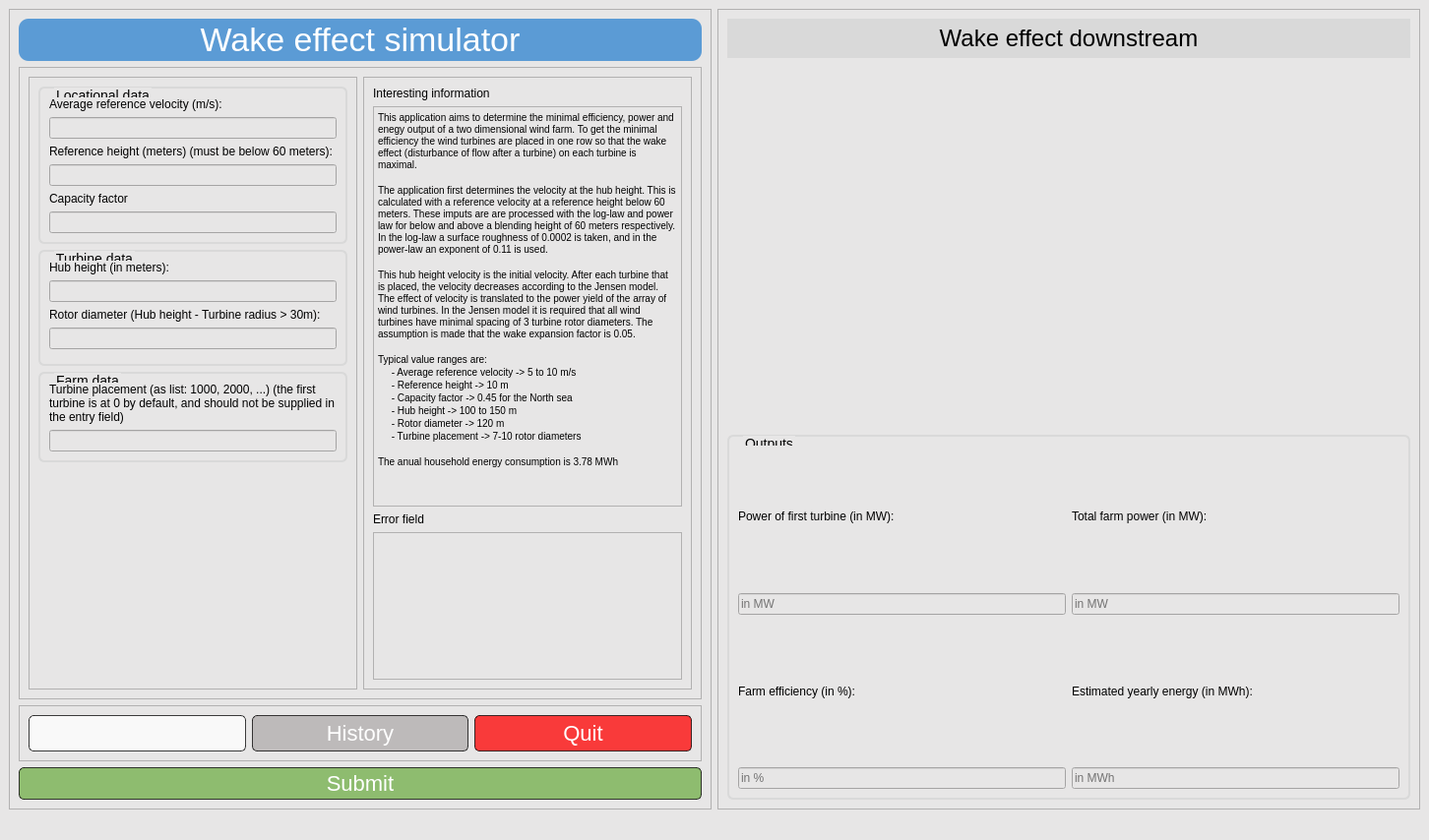
<?xml version="1.0" encoding="UTF-8"?>
<ui version="4.0">
 <class>MainWindow</class>
 <widget class="QMainWindow" name="MainWindow">
  <property name="geometry">
   <rect>
    <x>0</x>
    <y>0</y>
    <width>1452</width>
    <height>854</height>
   </rect>
  </property>
  <property name="windowTitle">
   <string>MainWindow</string>
  </property>
  <property name="styleSheet">
   <string notr="true">background-color: rgb(231, 230, 230);
border-color: rgb(0, 0, 0);</string>
  </property>
  <widget class="QWidget" name="centralwidget">
   <layout class="QHBoxLayout" name="horizontalLayout">
    <item>
     <widget class="QFrame" name="frame">
      <property name="styleSheet">
       <string notr="true">width: 50%;</string>
      </property>
      <property name="frameShape">
       <enum>QFrame::StyledPanel</enum>
      </property>
      <property name="frameShadow">
       <enum>QFrame::Raised</enum>
      </property>
      <layout class="QVBoxLayout" name="verticalLayout">
       <item>
        <widget class="QLabel" name="label">
         <property name="enabled">
          <bool>true</bool>
         </property>
         <property name="maximumSize">
          <size>
           <width>16777215</width>
           <height>60</height>
          </size>
         </property>
         <property name="font">
          <font>
           <family>Leelawadee UI</family>
           <pointsize>-1</pointsize>
           <weight>50</weight>
           <italic>false</italic>
           <bold>false</bold>
          </font>
         </property>
         <property name="cursor">
          <cursorShape>ArrowCursor</cursorShape>
         </property>
         <property name="styleSheet">
          <string notr="true">background-color: rgb(91, 155, 213);
color: rgb(255, 255, 255);
border-radius: 10px;
font: 34px;
padding: 2px;

</string>
         </property>
         <property name="text">
          <string>Wake effect simulator</string>
         </property>
         <property name="alignment">
          <set>Qt::AlignCenter</set>
         </property>
        </widget>
       </item>
       <item>
        <widget class="QFrame" name="frame_4">
         <property name="frameShape">
          <enum>QFrame::StyledPanel</enum>
         </property>
         <property name="frameShadow">
          <enum>QFrame::Raised</enum>
         </property>
         <layout class="QHBoxLayout" name="horizontalLayout_3">
          <item>
           <widget class="QFrame" name="frame_6">
            <property name="minimumSize">
             <size>
              <width>0</width>
              <height>0</height>
             </size>
            </property>
            <property name="maximumSize">
             <size>
              <width>16777215</width>
              <height>16777215</height>
             </size>
            </property>
            <property name="frameShape">
             <enum>QFrame::StyledPanel</enum>
            </property>
            <property name="frameShadow">
             <enum>QFrame::Raised</enum>
            </property>
            <layout class="QVBoxLayout" name="verticalLayout_2">
             <item>
              <widget class="QGroupBox" name="groupBox">
               <property name="styleSheet">
                <string notr="true">QGroupBox {
	border: 2px solid  rgb(217, 217, 217);
	border-radius: 6px;
	background: rgba(0, 0, 0, 0);
	margin: 0.5em;
	font: 14px Leelawadee UI;
}

QGroupBox::title {
	subcontrol-origin: margin;
	top: 1px;
    left: 16px;
	color: rgb(0, 0, 0);
}</string>
               </property>
               <property name="title">
                <string>Locational data</string>
               </property>
               <layout class="QVBoxLayout" name="verticalLayout_5">
                <item>
                 <widget class="QLabel" name="label_2">
                  <property name="maximumSize">
                   <size>
                    <width>16777215</width>
                    <height>20</height>
                   </size>
                  </property>
                  <property name="styleSheet">
                   <string notr="true">font: 12px Leelawadee UI;</string>
                  </property>
                  <property name="text">
                   <string>Average reference velocity (m/s):</string>
                  </property>
                 </widget>
                </item>
                <item>
                 <widget class="QLineEdit" name="v_ref"/>
                </item>
                <item>
                 <widget class="QLabel" name="label_7">
                  <property name="text">
                   <string>Reference height (meters) (must be below 60 meters):</string>
                  </property>
                 </widget>
                </item>
                <item>
                 <widget class="QLineEdit" name="h_ref"/>
                </item>
                <item>
                 <widget class="QLabel" name="label_13">
                  <property name="text">
                   <string>Capacity factor</string>
                  </property>
                 </widget>
                </item>
                <item>
                 <widget class="QLineEdit" name="C_f"/>
                </item>
               </layout>
              </widget>
             </item>
             <item>
              <widget class="QGroupBox" name="groupBox_2">
               <property name="styleSheet">
                <string notr="true">QGroupBox {
	border: 2px solid  rgb(217, 217, 217);
	border-radius: 6px;
	background: rgba(0, 0, 0, 0);
	margin: 0.5em;
	font: 14px Leelawadee UI;
}

QGroupBox::title {
	subcontrol-origin: margin;
	top: 1px;
    left: 16px;
	color: rgb(0, 0, 0);
}</string>
               </property>
               <property name="title">
                <string>Turbine data</string>
               </property>
               <layout class="QVBoxLayout" name="verticalLayout_6">
                <item>
                 <widget class="QLabel" name="label_4">
                  <property name="styleSheet">
                   <string notr="true">font: 12px Leelawadee UI;
</string>
                  </property>
                  <property name="text">
                   <string>Hub height (in meters):</string>
                  </property>
                 </widget>
                </item>
                <item>
                 <widget class="QLineEdit" name="hub_height"/>
                </item>
                <item>
                 <widget class="QLabel" name="label_6">
                  <property name="styleSheet">
                   <string notr="true">font: 12px Leelawadee UI;</string>
                  </property>
                  <property name="text">
                   <string>Rotor diameter (Hub height - Turbine radius &gt; 30m):</string>
                  </property>
                 </widget>
                </item>
                <item>
                 <widget class="QLineEdit" name="diameter">
                  <property name="enabled">
                   <bool>true</bool>
                  </property>
                 </widget>
                </item>
                <item>
                 <widget class="QSlider" name="horizontalSlider">
                  <property name="orientation">
                   <enum>Qt::Horizontal</enum>
                  </property>
                 </widget>
                </item>
               </layout>
              </widget>
             </item>
             <item>
              <widget class="QGroupBox" name="groupBox_3">
               <property name="styleSheet">
                <string notr="true">QGroupBox {
	border: 2px solid  rgb(217, 217, 217);
	border-radius: 6px;
	background: rgba(0, 0, 0, 0);
	margin: 0.5em;
	font: 14px Leelawadee UI;
}

QGroupBox::title {
	subcontrol-origin: margin;
	top: 1px;
    left: 16px;
	color: rgb(0, 0, 0);
}</string>
               </property>
               <property name="title">
                <string>Farm data</string>
               </property>
               <layout class="QVBoxLayout" name="verticalLayout_7">
                <item>
                 <widget class="QLabel" name="label_8">
                  <property name="styleSheet">
                   <string notr="true">font: 12px Leelawadee UI;</string>
                  </property>
                  <property name="lineWidth">
                   <number>1</number>
                  </property>
                  <property name="midLineWidth">
                   <number>0</number>
                  </property>
                  <property name="text">
                   <string>Turbine placement (as list: 1000, 2000, ...) (the first turbine is at 0 by default, and should not be supplied in the entry field)</string>
                  </property>
                  <property name="wordWrap">
                   <bool>true</bool>
                  </property>
                 </widget>
                </item>
                <item>
                 <widget class="QLineEdit" name="turbine_placement"/>
                </item>
               </layout>
              </widget>
             </item>
             <item>
              <spacer name="verticalSpacer">
               <property name="orientation">
                <enum>Qt::Vertical</enum>
               </property>
               <property name="sizeHint" stdset="0">
                <size>
                 <width>20</width>
                 <height>40</height>
                </size>
               </property>
              </spacer>
             </item>
            </layout>
           </widget>
          </item>
          <item>
           <widget class="QFrame" name="frame_7">
            <property name="frameShape">
             <enum>QFrame::StyledPanel</enum>
            </property>
            <property name="frameShadow">
             <enum>QFrame::Raised</enum>
            </property>
            <layout class="QVBoxLayout" name="verticalLayout_4">
             <item>
              <widget class="QLabel" name="label_3">
               <property name="styleSheet">
                <string notr="true">font: 12px Leelawadee UI;</string>
               </property>
               <property name="text">
                <string>Interesting information</string>
               </property>
              </widget>
             </item>
             <item>
              <widget class="QTextBrowser" name="textBrowser">
               <property name="html">
                <string>&lt;!DOCTYPE HTML PUBLIC &quot;-//W3C//DTD HTML 4.0//EN&quot; &quot;http://www.w3.org/TR/REC-html40/strict.dtd&quot;&gt;
&lt;html&gt;&lt;head&gt;&lt;meta name=&quot;qrichtext&quot; content=&quot;1&quot; /&gt;&lt;style type=&quot;text/css&quot;&gt;
p, li { white-space: pre-wrap; }
&lt;/style&gt;&lt;/head&gt;&lt;body style=&quot; font-family:'MS Shell Dlg 2'; font-size:7.8pt; font-weight:400; font-style:normal;&quot;&gt;
&lt;p style=&quot; margin-top:0px; margin-bottom:0px; margin-left:0px; margin-right:0px; -qt-block-indent:0; text-indent:0px;&quot;&gt;This application aims to determine the minimal efficiency, power and enegy output of a two dimensional wind farm. To get the minimal efficiency the wind turbines are placed in one row so that the wake effect (disturbance of flow after a turbine) on each turbine is maximal. &lt;/p&gt;
&lt;p style=&quot;-qt-paragraph-type:empty; margin-top:0px; margin-bottom:0px; margin-left:0px; margin-right:0px; -qt-block-indent:0; text-indent:0px;&quot;&gt;&lt;br /&gt;&lt;/p&gt;
&lt;p style=&quot; margin-top:0px; margin-bottom:0px; margin-left:0px; margin-right:0px; -qt-block-indent:0; text-indent:0px;&quot;&gt;The application first determines the velocity at the hub height. This is calculated with a reference velocity at a reference height below 60 meters. These imputs are are processed with the log-law and power law for below and above a blending height of 60 meters respectively. In the log-law a surface roughness of 0.0002 is taken, and in the power-law an exponent of 0.11 is used. &lt;/p&gt;
&lt;p style=&quot;-qt-paragraph-type:empty; margin-top:0px; margin-bottom:0px; margin-left:0px; margin-right:0px; -qt-block-indent:0; text-indent:0px;&quot;&gt;&lt;br /&gt;&lt;/p&gt;
&lt;p style=&quot; margin-top:0px; margin-bottom:0px; margin-left:0px; margin-right:0px; -qt-block-indent:0; text-indent:0px;&quot;&gt;This hub height velocity is the initial velocity. After each turbine that is placed, the velocity decreases according to the Jensen model. The effect of velocity is translated to the power yield of the array of wind turbines. In the Jensen model it is required that all wind turbines have minimal spacing of 3 turbine rotor diameters. The assumption is made that the wake expansion factor is 0.05.&lt;/p&gt;
&lt;p style=&quot;-qt-paragraph-type:empty; margin-top:0px; margin-bottom:0px; margin-left:0px; margin-right:0px; -qt-block-indent:0; text-indent:0px;&quot;&gt;&lt;br /&gt;&lt;/p&gt;
&lt;p style=&quot; margin-top:0px; margin-bottom:0px; margin-left:0px; margin-right:0px; -qt-block-indent:0; text-indent:0px;&quot;&gt;Typical value ranges are:&lt;/p&gt;
&lt;p style=&quot; margin-top:0px; margin-bottom:0px; margin-left:0px; margin-right:0px; -qt-block-indent:0; text-indent:0px;&quot;&gt;     - Average reference velocity -&amp;gt; 5 to 10 m/s&lt;/p&gt;
&lt;p style=&quot; margin-top:0px; margin-bottom:0px; margin-left:0px; margin-right:0px; -qt-block-indent:0; text-indent:0px;&quot;&gt;     - Reference height -&amp;gt; 10 m&lt;/p&gt;
&lt;p style=&quot; margin-top:0px; margin-bottom:0px; margin-left:0px; margin-right:0px; -qt-block-indent:0; text-indent:0px;&quot;&gt;     - Capacity factor -&amp;gt; 0.45 for the North sea&lt;/p&gt;
&lt;p style=&quot; margin-top:0px; margin-bottom:0px; margin-left:0px; margin-right:0px; -qt-block-indent:0; text-indent:0px;&quot;&gt;     - Hub height -&amp;gt; 100 to 150 m&lt;/p&gt;
&lt;p style=&quot; margin-top:0px; margin-bottom:0px; margin-left:0px; margin-right:0px; -qt-block-indent:0; text-indent:0px;&quot;&gt;     - Rotor diameter -&amp;gt; 120 m &lt;/p&gt;
&lt;p style=&quot; margin-top:0px; margin-bottom:0px; margin-left:0px; margin-right:0px; -qt-block-indent:0; text-indent:0px;&quot;&gt;     - Turbine placement -&amp;gt; 7-10 rotor diameters&lt;/p&gt;
&lt;p style=&quot;-qt-paragraph-type:empty; margin-top:0px; margin-bottom:0px; margin-left:0px; margin-right:0px; -qt-block-indent:0; text-indent:0px;&quot;&gt;&lt;br /&gt;&lt;/p&gt;
&lt;p style=&quot; margin-top:0px; margin-bottom:0px; margin-left:0px; margin-right:0px; -qt-block-indent:0; text-indent:0px;&quot;&gt;The anual household energy consumption is 3.78 MWh&lt;/p&gt;
&lt;p style=&quot;-qt-paragraph-type:empty; margin-top:0px; margin-bottom:0px; margin-left:0px; margin-right:0px; -qt-block-indent:0; text-indent:0px;&quot;&gt;&lt;br /&gt;&lt;/p&gt;&lt;/body&gt;&lt;/html&gt;</string>
               </property>
              </widget>
             </item>
             <item>
              <widget class="QLabel" name="label_14">
               <property name="styleSheet">
                <string notr="true">font: 12px Leelawadee UI;
</string>
               </property>
               <property name="text">
                <string>Error field</string>
               </property>
              </widget>
             </item>
             <item>
              <widget class="QTextBrowser" name="error_field">
               <property name="maximumSize">
                <size>
                 <width>16777215</width>
                 <height>150</height>
                </size>
               </property>
               <property name="styleSheet">
                <string notr="true">color: rgb(255, 0, 0);
</string>
               </property>
               <property name="html">
                <string>&lt;!DOCTYPE HTML PUBLIC &quot;-//W3C//DTD HTML 4.0//EN&quot; &quot;http://www.w3.org/TR/REC-html40/strict.dtd&quot;&gt;
&lt;html&gt;&lt;head&gt;&lt;meta name=&quot;qrichtext&quot; content=&quot;1&quot; /&gt;&lt;style type=&quot;text/css&quot;&gt;
p, li { white-space: pre-wrap; }
&lt;/style&gt;&lt;/head&gt;&lt;body style=&quot; font-family:'MS Shell Dlg 2'; font-size:7.8pt; font-weight:400; font-style:normal;&quot;&gt;
&lt;p style=&quot;-qt-paragraph-type:empty; margin-top:0px; margin-bottom:0px; margin-left:0px; margin-right:0px; -qt-block-indent:0; text-indent:0px;&quot;&gt;&lt;br /&gt;&lt;/p&gt;&lt;/body&gt;&lt;/html&gt;</string>
               </property>
              </widget>
             </item>
            </layout>
           </widget>
          </item>
         </layout>
        </widget>
       </item>
       <item>
        <widget class="QFrame" name="frame_3">
         <property name="maximumSize">
          <size>
           <width>16777215</width>
           <height>60</height>
          </size>
         </property>
         <property name="frameShape">
          <enum>QFrame::StyledPanel</enum>
         </property>
         <property name="frameShadow">
          <enum>QFrame::Raised</enum>
         </property>
         <layout class="QHBoxLayout" name="horizontalLayout_2">
          <item>
           <widget class="QPushButton" name="open_github">
            <property name="cursor">
             <cursorShape>PointingHandCursor</cursorShape>
            </property>
            <property name="layoutDirection">
             <enum>Qt::RightToLeft</enum>
            </property>
            <property name="styleSheet">
             <string notr="true">QPushButton{
font: 22px;
border-radius: 5px;
background-color: rgb(255, 255, 255, 0.75);
color: rgba(255, 255, 255);
border-style: outset;
border-color: rgba(0, 0, 0, 0.75);
border-width: 1px;
qproperty-icon:url(:/GitHub/images/github_PNG15.png);
color: rgb(0, 255, 127);
padding-top: 5px; 
padding-bottom: 5px;
}

QPushButton:hover {
border-style: inset;
background-color:  rgba(255, 255, 255, 0.25);
}</string>
            </property>
            <property name="text">
             <string/>
            </property>
            <property name="iconSize">
             <size>
              <width>100</width>
              <height>30</height>
             </size>
            </property>
            <property name="default">
             <bool>false</bool>
            </property>
           </widget>
          </item>
          <item>
           <widget class="QPushButton" name="open_history">
            <property name="font">
             <font>
              <family>Leelawadee UI</family>
              <pointsize>-1</pointsize>
              <weight>50</weight>
              <italic>false</italic>
              <bold>false</bold>
             </font>
            </property>
            <property name="cursor">
             <cursorShape>PointingHandCursor</cursorShape>
            </property>
            <property name="styleSheet">
             <string notr="true">QPushButton{
font: 22px;
border-radius: 5px;
background-color: rgba(175, 171, 171, 0.75);
color: rgb(255, 255, 255);
border-style: outset;
border-color: rgba(0, 0, 0, 0.75);
border-width: 1px;
padding-top: 5px; 
padding-bottom: 5px;
}
QPushButton:pressed {
border-style: inset;
background-color:  rgba(175, 171, 171, 1);
}
QPushButton:hover {
border-style: inset;
background-color:  rgba(175, 171, 171, 0.5);
}</string>
            </property>
            <property name="text">
             <string>History</string>
            </property>
           </widget>
          </item>
          <item>
           <widget class="QPushButton" name="quit_app">
            <property name="font">
             <font>
              <family>Leelawadee UI</family>
              <pointsize>-1</pointsize>
              <weight>50</weight>
              <italic>false</italic>
              <bold>false</bold>
             </font>
            </property>
            <property name="cursor">
             <cursorShape>PointingHandCursor</cursorShape>
            </property>
            <property name="styleSheet">
             <string notr="true">QPushButton{
font: 22px;
border-radius: 5px;
background-color: rgba(255, 0, 0, 0.75);
color: rgb(255, 255, 255);
border-style: outset;
border-color: rgba(0, 0, 0, 0.75);
border-width: 1px;
padding-top: 5px; 
padding-bottom: 5px;
}
QPushButton:pressed {
border-style: inset;
background-color:  rgba(255, 0, 0, 0.1);
}
QPushButton:hover {
border-style: inset;
background-color:  rgba(255, 0, 0, 0.5);
}</string>
            </property>
            <property name="text">
             <string>Quit</string>
            </property>
           </widget>
          </item>
         </layout>
        </widget>
       </item>
       <item>
        <widget class="QPushButton" name="pushButton">
         <property name="font">
          <font>
           <family>Leelawadee UI</family>
           <pointsize>-1</pointsize>
           <weight>50</weight>
           <italic>false</italic>
           <bold>false</bold>
          </font>
         </property>
         <property name="cursor">
          <cursorShape>PointingHandCursor</cursorShape>
         </property>
         <property name="styleSheet">
          <string notr="true">QPushButton{
font: 22px;
border-radius: 5px;
background-color: rgb(112, 173, 71, 0.75);
color: rgba(255, 255, 255);
border-style: outset;
border-color: rgba(0, 0, 0, 0.75);
border-width: 1px;
padding-top: 3px; 
padding-bottom: 3px;
}
QPushButton:pressed {
border-style: inset;
background-color: rgba(112, 173, 71,1);
}
QPushButton:hover {
border-style: inset;
background-color:  rgba(112, 173, 71, 0.5);
}</string>
         </property>
         <property name="text">
          <string>Submit</string>
         </property>
        </widget>
       </item>
      </layout>
     </widget>
    </item>
    <item>
     <widget class="QFrame" name="frame_2">
      <property name="minimumSize">
       <size>
        <width>0</width>
        <height>0</height>
       </size>
      </property>
      <property name="styleSheet">
       <string notr="true">width: 50%;</string>
      </property>
      <property name="frameShape">
       <enum>QFrame::StyledPanel</enum>
      </property>
      <property name="frameShadow">
       <enum>QFrame::Raised</enum>
      </property>
      <layout class="QVBoxLayout" name="verticalLayout_3">
       <item>
        <widget class="QLabel" name="label_5">
         <property name="maximumSize">
          <size>
           <width>16777215</width>
           <height>40</height>
          </size>
         </property>
         <property name="font">
          <font>
           <family>Leelawadee UI</family>
           <pointsize>-1</pointsize>
           <weight>50</weight>
           <italic>false</italic>
           <bold>false</bold>
          </font>
         </property>
         <property name="styleSheet">
          <string notr="true">color: rgb(0, 0, 0);
background-color: rgb(217, 217, 217);
font: 24px;
padding: 2px;</string>
         </property>
         <property name="text">
          <string>Wake effect downstream</string>
         </property>
         <property name="alignment">
          <set>Qt::AlignCenter</set>
         </property>
        </widget>
       </item>
       <item>
        <widget class="QWidget" name="plot_area" native="true"/>
       </item>
       <item>
        <widget class="QGroupBox" name="groupBox_4">
         <property name="styleSheet">
          <string notr="true">QGroupBox {
	border: 2px solid  rgb(217, 217, 217);
	border-radius: 6px;
	background: rgba(0, 0, 0, 0);
	margin: 0.5em;
	font: 14px Leelawadee UI;
}

QGroupBox::title {
	subcontrol-origin: margin;
	top: 1px;
    left: 16px;
	color: rgb(0, 0, 0);
}</string>
         </property>
         <property name="title">
          <string>Outputs</string>
         </property>
         <layout class="QGridLayout" name="gridLayout">
          <item row="2" column="0">
           <widget class="QLineEdit" name="power_first_turbine">
            <property name="acceptDrops">
             <bool>true</bool>
            </property>
            <property name="readOnly">
             <bool>true</bool>
            </property>
            <property name="placeholderText">
             <string>in MW</string>
            </property>
           </widget>
          </item>
          <item row="3" column="0">
           <widget class="QLabel" name="label_11">
            <property name="styleSheet">
             <string notr="true">font: 12px Leelawadee UI;</string>
            </property>
            <property name="text">
             <string>Farm efficiency (in %):</string>
            </property>
           </widget>
          </item>
          <item row="2" column="1">
           <widget class="QLineEdit" name="farm_power">
            <property name="readOnly">
             <bool>true</bool>
            </property>
            <property name="placeholderText">
             <string>in MW</string>
            </property>
           </widget>
          </item>
          <item row="0" column="0">
           <widget class="QLabel" name="label_9">
            <property name="styleSheet">
             <string notr="true">font: 12px Leelawadee UI;</string>
            </property>
            <property name="text">
             <string>Power of first turbine (in MW):</string>
            </property>
           </widget>
          </item>
          <item row="0" column="1">
           <widget class="QLabel" name="label_10">
            <property name="styleSheet">
             <string notr="true">font: 12px Leelawadee UI;</string>
            </property>
            <property name="text">
             <string>Total farm power (in MW):</string>
            </property>
           </widget>
          </item>
          <item row="3" column="1">
           <widget class="QLabel" name="label_12">
            <property name="styleSheet">
             <string notr="true">font: 12px Leelawadee UI;</string>
            </property>
            <property name="text">
             <string>Estimated yearly energy (in MWh):</string>
            </property>
           </widget>
          </item>
          <item row="4" column="1">
           <widget class="QLineEdit" name="energy_yield_yr">
            <property name="readOnly">
             <bool>true</bool>
            </property>
            <property name="placeholderText">
             <string>in MWh</string>
            </property>
           </widget>
          </item>
          <item row="4" column="0">
           <widget class="QLineEdit" name="farm_eff">
            <property name="readOnly">
             <bool>true</bool>
            </property>
            <property name="placeholderText">
             <string>in %</string>
            </property>
           </widget>
          </item>
         </layout>
        </widget>
       </item>
      </layout>
     </widget>
    </item>
   </layout>
  </widget>
  <widget class="QMenuBar" name="menubar">
   <property name="geometry">
    <rect>
     <x>0</x>
     <y>0</y>
     <width>1452</width>
     <height>26</height>
    </rect>
   </property>
  </widget>
  <widget class="QStatusBar" name="statusbar"/>
 </widget>
 <resources>
  <include location="../resources.qrc"/>
 </resources>
 <connections/>
</ui>
